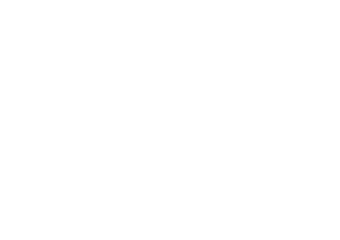
Frame 1 (no input)
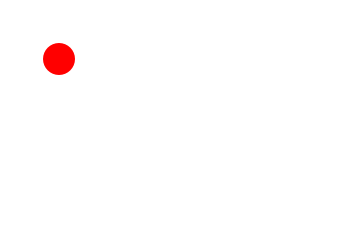
Frame 60 (the mouse pressed at the canvas centre just before this capture)
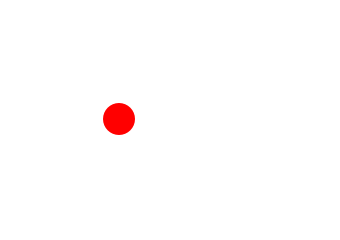
Frame 120 (the mouse held since frame 60 and released just before this capture)

The Processing sketch that drew these frames (run headless with seeded random() and noise(); from frame 60 on, the mouse is pressed at the canvas centre):

// Processing sketch: BALL_CLICK_AND_DESTROY
// ── BALL_CLICK_AND_DESTROY.pde
Ball b;

void setup() {
  size(340, 240);
  b = new Ball();
}

void draw() {
  background(255);
  b.displayBall();
  b.moveBall();
  b.checkEdges();
  b.destroyBall();
}
// ── Ball.pde
class Ball {
  float x = 0;
  float y = 0;
  float xspeed = 1;
  float yspeed = 1;
  float fillRedColor = 255;
  float fillGreenColor = 255;
  float fillBlueColor = 255;
  float fillAlpha = 255;
  float ballSize = 32;

  void displayBall() {
    noStroke();
    fill(fillRedColor, fillGreenColor, fillBlueColor, fillAlpha);
    ellipse(x, y, ballSize, ballSize);
    fillGreenColor = 0;
    fillBlueColor = 0;
  }

  void moveBall() {
    x = x + xspeed;
    y = y + yspeed;
  }

  void checkEdges() {
    if (x > width || x < 0) {
      xspeed = xspeed * -1;
    }

    if (y > height || y < 0) {
      yspeed = yspeed * -1;
    }
  }
  void destroyBall() {
    if ((mouseX >= x && mouseX <= x+ballSize)&&(mouseY >= y && mouseY <= y+ballSize)) {
      if (mousePressed && (mouseButton == LEFT)) {
        fillAlpha = 0;
      }
    }
  }
}
